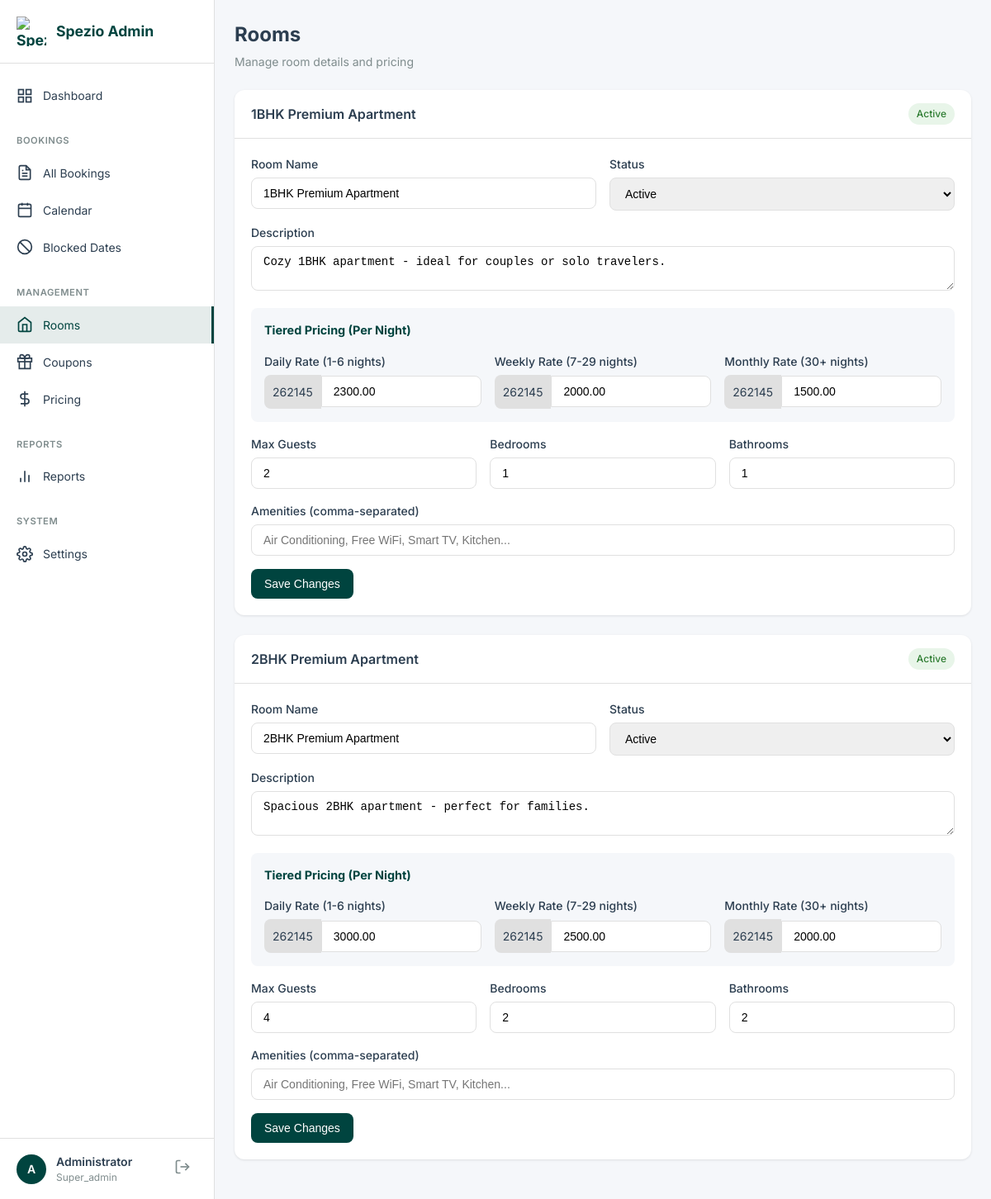
/admin/rooms.php (signed in), run on the app's committed database.
### tables this page shows
CREATE TABLE IF NOT EXISTS rooms (
    id INT PRIMARY KEY AUTO_INCREMENT,
    name VARCHAR(100) NOT NULL,
    slug VARCHAR(50) NOT NULL UNIQUE,
    description TEXT,
    price_daily DECIMAL(10,2) NOT NULL DEFAULT 0,
    price_weekly DECIMAL(10,2) NOT NULL DEFAULT 0,
    price_monthly DECIMAL(10,2) NOT NULL DEFAULT 0,
    max_guests INT NOT NULL DEFAULT 2,
    bedrooms INT NOT NULL DEFAULT 1,
    bathrooms INT NOT NULL DEFAULT 1,
    size_sqft INT DEFAULT NULL,
    amenities JSON,
    images JSON,
    status ENUM("active", "inactive") DEFAULT "active",
    display_order INT DEFAULT 0,
    created_at TIMESTAMP DEFAULT CURRENT_TIMESTAMP,
    updated_at TIMESTAMP DEFAULT CURRENT_TIMESTAMP ON UPDATE CURRENT_TIMESTAMP
);

### api/db.php (called while the page is built, shortened)
<?php
class Database {
    private static $instance = null;
    private $pdo;
    private function __construct() {
        try {
            $dsn = "mysql:host=" . DB_HOST . ";dbname=" . DB_NAME . ";charset=" . DB_CHARSET;
            $options = [
                PDO::ATTR_ERRMODE => PDO::ERRMODE_EXCEPTION,
                PDO::ATTR_DEFAULT_FETCH_MODE => PDO::FETCH_ASSOC,
                PDO::ATTR_EMULATE_PREPARES => false,
                PDO::MYSQL_ATTR_INIT_COMMAND => "SET NAMES " . DB_CHARSET
            ];
            $this->pdo = new PDO($dsn, DB_USER, DB_PASS, $options);
        } catch (PDOException $e) {
            error_log("Database connection failed: " . $e->getMessage());
            throw new Exception("Database connection failed");
        }
    }
    public static function getInstance() {
        if (self::$instance === null) {
            self::$instance = new self();
        }
        return self::$instance;
    }
    public function getConnection() {
        return $this->pdo;
    }
}
function getDB() {
    return Database::getInstance()->getConnection();
}
function dbQuery($sql, $params = []) {
    $db = getDB();
    $stmt = $db->prepare($sql);
    $stmt->execute($params);
    return $stmt;
}
function dbFetchAll($sql, $params = []) {
    $stmt = dbQuery($sql, $params);
    return $stmt->fetchAll();
}

### admin/rooms.php (the view, shortened to what this page needs)
<?php
$rooms = dbFetchAll("SELECT * FROM rooms ORDER BY display_order ASC");
include __DIR__ . '/includes/header.php';
include __DIR__ . '/includes/sidebar.php';
?>
<main class="main-content">
    <div class="page-header">
        <div>
            <h1 class="page-title">Rooms</h1>
            <p class="page-subtitle">Manage room details and pricing</p>
        </div>
    </div>
    <?php foreach ($rooms as $room): ?>
        <?php $amenities = json_decode($room['amenities'], true) ?: []; ?>
        <div class="card mb-3">
            <div class="card-header">
                <h3 class="card-title"><?php echo htmlspecialchars($room['name']); ?></h3>
                <span class="badge badge-<?php echo $room['status'] === 'active' ? 'success' : 'secondary'; ?>">
                    <?php echo ucfirst($room['status']); ?>
                </span>
            </div>
            <div class="card-body">
                <form method="POST">
                    <div class="form-row">
                        <div class="form-group">
                            <label class="form-label">Room Name</label>
                            <input type="text" name="name" class="form-control"
                                   value="<?php echo htmlspecialchars($room['name']); ?>" required>
                        </div>
                        <div class="form-group">
                            <label class="form-label">Status</label>
                            <select name="status" class="form-control">
                                <option value="active" <?php echo $room['status'] === 'active' ? 'selected' : ''; ?>>Active</option>
                            </select>
                        </div>
                    </div>
                    <div class="form-group">
                        <label class="form-label">Description</label>
                        <textarea name="description" class="form-control" rows="2"><?php echo htmlspecialchars($room['description']); ?></textarea>
                    </div>
                    <div style="background: var(--bg); padding: 1rem; border-radius: 8px; margin-bottom: 1rem;">
                        <h4 style="margin-bottom: 1rem; font-size: 0.9rem; color: var(--primary);">Tiered Pricing (Per Night)</h4>
                        <div class="form-row" style="grid-template-columns: repeat(3, 1fr);">
                            <div class="form-group mb-0">
                                <label class="form-label">Daily Rate (1-6 nights)</label>
                                <div style="display: flex; align-items: center;">
                                    <span style="padding: 0.625rem; background: var(--border); border-radius: 8px 0 0 8px;"><?php echo CURRENCY_SYMBOL; ?></span>
                                    <input type="number" name="price_daily" class="form-control" style="border-radius: 0 8px 8px 0;"
                                           value="<?php echo $room['price_daily']; ?>" step="0.01" required>
                                </div>
                            </div>
                            <div class="form-group mb-0">
                                <label class="form-label">Weekly Rate (7-29 nights)</label>
                                <div style="display: flex; align-items: center;">
                                    <span style="padding: 0.625rem; background: var(--border); border-radius: 8px 0 0 8px;"><?php echo CURRENCY_SYMBOL; ?></span>
                                    <input type="number" name="price_weekly" class="form-control" style="border-radius: 0 8px 8px 0;"
                                           value="<?php echo $room['price_weekly']; ?>" step="0.01" required>
                                </div>
                            </div>
                            <div class="form-group mb-0">
                                <label class="form-label">Monthly Rate (30+ nights)</label>
                                <div style="display: flex; align-items: center;">
                                    <span style="padding: 0.625rem; background: var(--border); border-radius: 8px 0 0 8px;"><?php echo CURRENCY_SYMBOL; ?></span>
                                    <input type="number" name="price_monthly" class="form-control" style="border-radius: 0 8px 8px 0;"
                                           value="<?php echo $room['price_monthly']; ?>" step="0.01" required>
                                </div>
                            </div>
                        </div>
                    </div>
                    <div class="form-row" style="grid-template-columns: repeat(3, 1fr);">
                        <div class="form-group">
                            <label class="form-label">Max Guests</label>
                            <input type="number" name="max_guests" class="form-control"
                                   value="<?php echo $room['max_guests']; ?>" min="1" max="10" required>
                        </div>
                        <div class="form-group">
                            <label class="form-label">Bedrooms</label>
                            <input type="number" name="bedrooms" class="form-control"
                                   value="<?php echo $room['bedrooms']; ?>" min="1" max="10">
                        </div>
                        <div class="form-group">
                            <label class="form-label">Bathrooms</label>
                            <input type="number" name="bathrooms" class="form-control"
                                   value="<?php echo $room['bathrooms']; ?>" min="1" max="10">
                        </div>
                    </div>
                    <div class="form-group">
                        <label class="form-label">Amenities (comma-separated)</label>
                        <input type="text" name="amenities" class="form-control"
                               value="<?php echo htmlspecialchars(implode(', ', $amenities)); ?>"
                               placeholder="Air Conditioning, Free WiFi, Smart TV, Kitchen...">
                    </div>
                    <button type="submit" class="btn btn-primary">Save Changes</button>
                </form>
            </div>
        </div>
    <?php endforeach; ?>
</main>
<?php include __DIR__ . '/includes/footer.php'; ?>

### admin/assets/admin.css (style rules this page uses)
:root { --primary: #00443F; --primary-dark: #003330; --accent: #CC9933; --success: #27ae60; --warning: #f39c12; --danger: #e74c3c; --info: #3498db; --text: #2c3e50; --text-light: #7f8c8d; --border: #e0e0e0; --bg: #f5f7fa; --white: #ffffff; --sidebar-width: 260px; }
* { margin: 0; padding: 0; box-sizing: border-box; }
body { font-family: 'Inter', -apple-system, BlinkMacSystemFont, sans-serif; font-size: 14px; line-height: 1.5; color: var(--text); background: var(--bg); }
.main-content { flex: 1; margin-left: var(--sidebar-width); padding: 1.5rem; }
.page-header { display: flex; align-items: center; justify-content: space-between; margin-bottom: 1.5rem; }
.page-title { font-size: 1.5rem; font-weight: 700; color: var(--text); }
.page-subtitle { color: var(--text-light); margin-top: 0.25rem; font-size: 0.875rem; }
.card { background: var(--white); border-radius: 12px; box-shadow: 0 1px 3px rgba(0, 0, 0, 0.1); }
.card-header { padding: 1rem 1.25rem; border-bottom: 1px solid var(--border); display: flex; align-items: center; justify-content: space-between; }
.card-title { font-weight: 600; font-size: 1rem; }
.card-body { padding: 1.25rem; }
.badge { display: inline-flex; align-items: center; padding: 0.25rem 0.625rem; border-radius: 20px; font-size: 0.75rem; font-weight: 500; }
.badge-success { background: #e8f5e9; color: #2e7d32; }
.btn { display: inline-flex; align-items: center; justify-content: center; gap: 0.5rem; padding: 0.625rem 1rem; border: none; border-radius: 8px; font-size: 0.875rem; font-weight: 500; cursor: pointer; text-decoration: none; transition: all 0.2s; }
.btn-primary { background: var(--primary); color: white; }
.form-group { margin-bottom: 1rem; }
.form-label { display: block; font-weight: 500; margin-bottom: 0.375rem; color: var(--text); }
.form-control { width: 100%; padding: 0.625rem 0.875rem; border: 1px solid var(--border); border-radius: 8px; font-size: 0.875rem; transition: border-color 0.2s, box-shadow 0.2s; }
.form-row { display: grid; grid-template-columns: repeat(2, 1fr); gap: 1rem; }
.mb-0 { margin-bottom: 0; }
.mb-3 { margin-bottom: 1.5rem; }

### data on the page
rooms: name "1BHK Premium Apartment", status "Active", description "Cozy 1BHK apartment - ideal for couples or solo travelers.", price_daily "2300.00", price_weekly "2000.00", price_monthly "1500.00", max_guests "2", bedrooms "1", bathrooms "1"
rooms: name "2BHK Premium Apartment", status "Active", description "Spacious 2BHK apartment - perfect for families.", price_daily "3000.00", price_weekly "2500.00", price_monthly "2000.00", max_guests "4", bedrooms "2", bathrooms "2"

### other printed values
substr($admin['name'], 0, 1) "A"
$admin['name'] "Administrator"
$admin['role'] "Super_admin"
